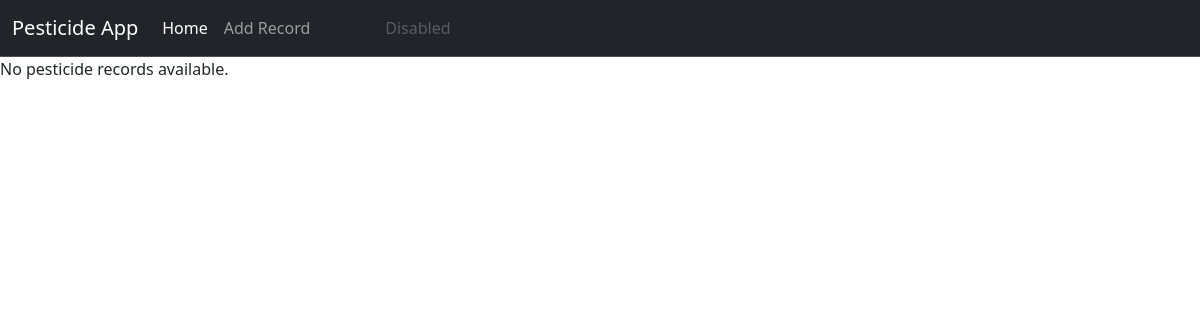
/pesticides/, run on an earlier commit of the app's database.
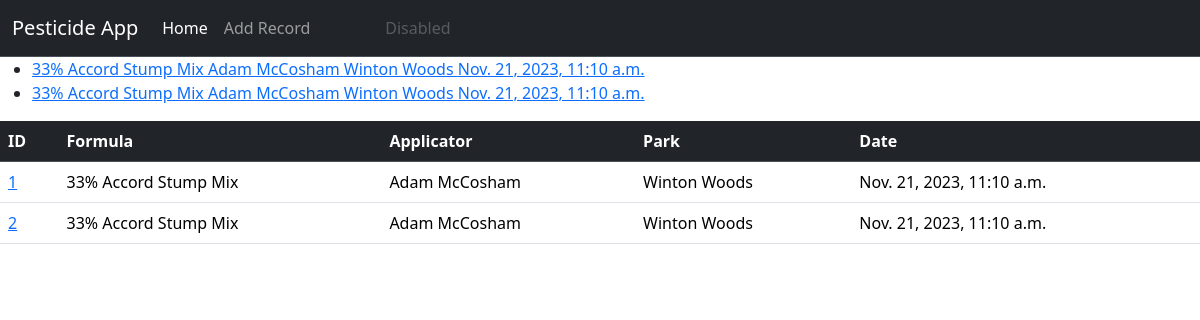
And on a later commit of the database.
### pesticides/models.py (models this page shows, shortened)
class Record(models.Model):
    applicator = models.ForeignKey(Applicator, models.DO_NOTHING)
    park = models.ForeignKey(Park, models.DO_NOTHING)
    formula = models.ForeignKey(Formula, models.DO_NOTHING)
    area_size = models.CharField(max_length=100)
    date = models.DateTimeField()
    targeted_species = models.CharField(max_length=200,null=False)
    weather = models.CharField(
        max_length=200,
        null=False,
        blank=False,
    )
    wind = models.CharField

class Formula(models.Model):
    PERCENT_CONCENTRATION = 'P'
    GALLON_CONCENTATION = 'G'
    CONCENTRATION_CHOICES = [
        (PERCENT_CONCENTRATION, "%"),
        (GALLON_CONCENTATION, "/gallon")
    ]
    name = models.CharField(max_length=200, blank=False, null=False)
    pesticide = models.ForeignKey(Pesticide, on_delete=models.CASCADE)
    adjuvant = models.ForeignKey(Adjuvant, on_delete=models.CASCADE)
    pesticide_amount = models.DecimalField(max_length=20,
                                 max_digits=6,
                                 decimal_places=3,
                                 null=True
                                )
    concentration = models.CharField(
        max_length=2,
        choices=CONCENTRATION_CHOICES,
        default=PERCENT_CONCENTRATION
    )
    adjuvant_amount = models.DecimalField(max_length=20,
                                 max_digits=4,
                                 decimal_places=3,
                                 null=True
                                )
    adjuvant_concentration = models.CharField(
        max_length=2,
        choices=CONCENTRATION_CHOICES,
        default=PERCENT_CONCENTRATION
    )
    def __str__(self):
        return self.name

class Applicator(models.Model):
    first_name = models.CharField(
        max_length=200,
        null=False,
        blank=False,
    )
    last_name = models.CharField(
        max_length=200,
    )
    applicator_number = models.CharField(
        max_length=20,
        null=True,
        blank=True,
    )
    home_park = models.ForeignKey(Park, models.SET_NULL, blank=True,null=True)
    def __str__(self):
        return self.first_name + " " + self.last_name

class Park(models.Model):
    name = models.CharField(
        max_length=200,
        null=False,
        blank=False,
    )
    abbreviation = models.CharField(
        max_length=10,
        null=True,
        blank=True
    )
    region = models.ForeignKey(Region, models.SET_NULL, blank=True,null=True)
    def __str__(self):
        return self.name

### pesticides/views.py (the view)
# urls.py: path("", views.index, name="index"),
def index(request):
    latest_records_list = Record.objects.order_by("date")[:5]
    template = loader.get_template("pesticides/index.html")
    context = {"latest_records_list": latest_records_list}
    return HttpResponse(template.render(context, request))

### pesticides/templates/pesticides/index.html
{% extends 'pesticides/base.html' %}
{% block content %}
    {% if latest_records_list %}
        <ul>
            {% for record in latest_records_list %}
                <li>
                    <a href="{% url 'pesticides:detail' record.id %}">
                        {{ record.formula }}
                        {{ record.applicator }}
                        {{ record.park }}
                        {{ record.date }}
                    </a>
                </li>
            {% endfor %}
        </ul>
    {% else %}
        <p>No pesticide records available.</p>
    {% endif %}
    {% if latest_records_list %}
    <table class="table table-hover">
        <thead class="table-dark">
            <tr>
                <th scope="col">ID</th>
                <th scope="col">Formula</th>
                <th scope="col">Applicator</th>
                <th scope="col">Park</th>
                <th scope="col">Date</th>
              </tr>
        </thead>
        <tbody>
            {% for record in latest_records_list %}
            <tr>
                <td scope="row">
                    <a href="{% url 'pesticides:detail' record.id %}">{{ record.id }}</a>
                </td>
                <td>
                    {{ record.formula }}
                </td>
                <td>
                    {{ record.applicator }}
                </td>
                <td>
                    {{ record.park }}
                </td>
                <td>
                    {{ record.date }}
                </td>
              </tr>
            {% endfor %}
        </tbody>
      </table>
      {% endif %}
{% endblock %}

What changed in the data, as far as the page shows it:
added Record: formula "33% Accord Stump Mix", applicator "Adam McCosham", park "Winton Woods", date "Nov. 21, 2023, 11:10 a.m.", id "1"
added Record: formula "33% Accord Stump Mix", applicator "Adam McCosham", park "Winton Woods", date "Nov. 21, 2023, 11:10 a.m.", id "2"
Also different on the page:
text no longer shown: "No pesticide records available."
text now shown: "ID Formula Applicator Park Date"
